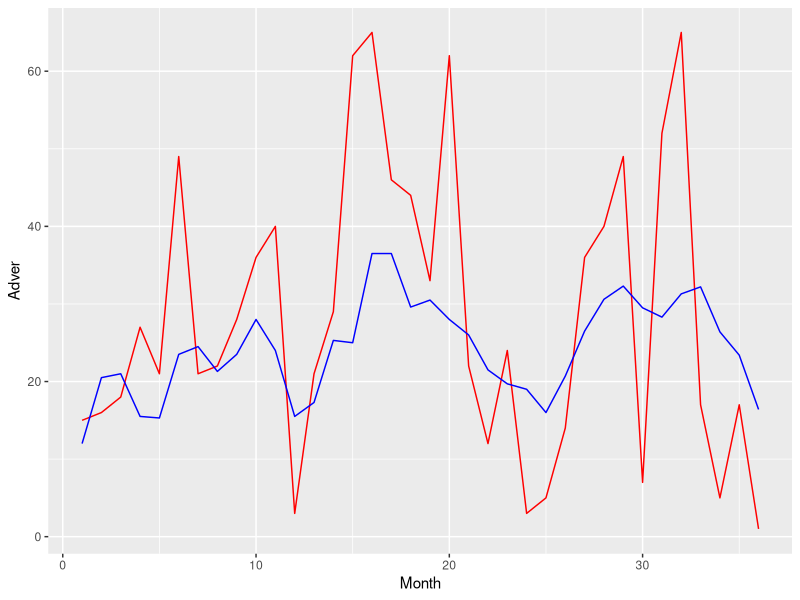
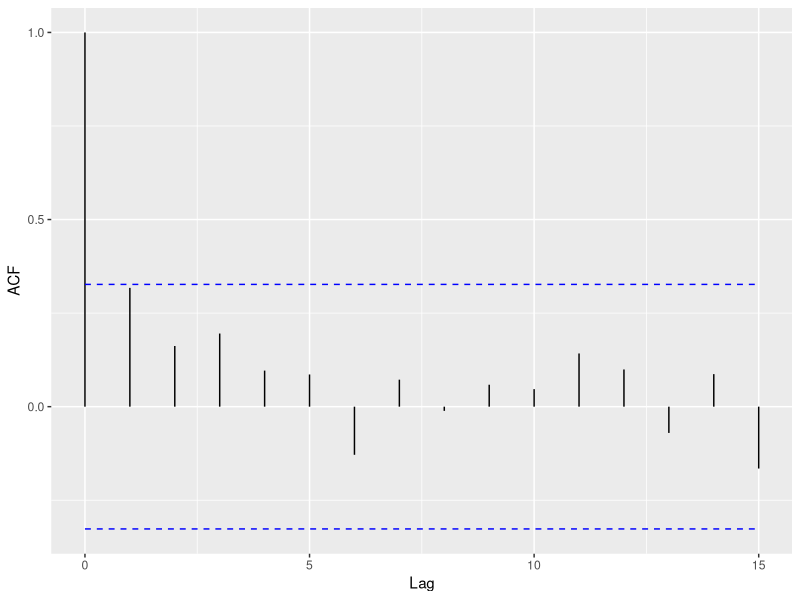
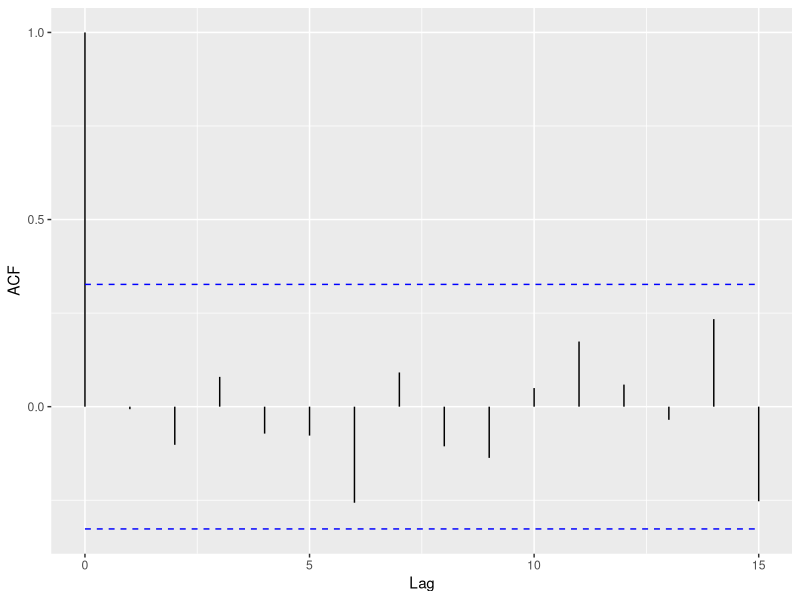

R code for these plots, in order:
library(tidyverse)
library(ggfortify)

sales_data <- read_csv("data/salesadvert.csv")
print(sales_data)

ggplot(sales_data, aes(x = Month)) +
geom_line(aes(y = Adver), color = "red") +
geom_line(aes(y = Sales), color = "blue") +
labs(x = "Month", "Expenditures")

lm_sales <- lm(Sales ~ Adver, data = sales_data)
summary(lm_sales)

acf_sales <- acf(residuals(lm_sales), plot = FALSE)
autoplot(acf_sales)

res_sales <- residuals(lm_sales)
(D <- sum(diff(res_sales) ^ 2) / sum(res_sales ^ 2))

lmtest::dwtest(lm_sales, alternative = "two.sided")

ar_sales <- arima(x = sales_data$Sales, xreg = sales_data$Adver, order = c(1, 0, 0))

acf_ar_sales <- acf(residuals(ar_sales), plot = FALSE)
autoplot(acf_ar_sales)
